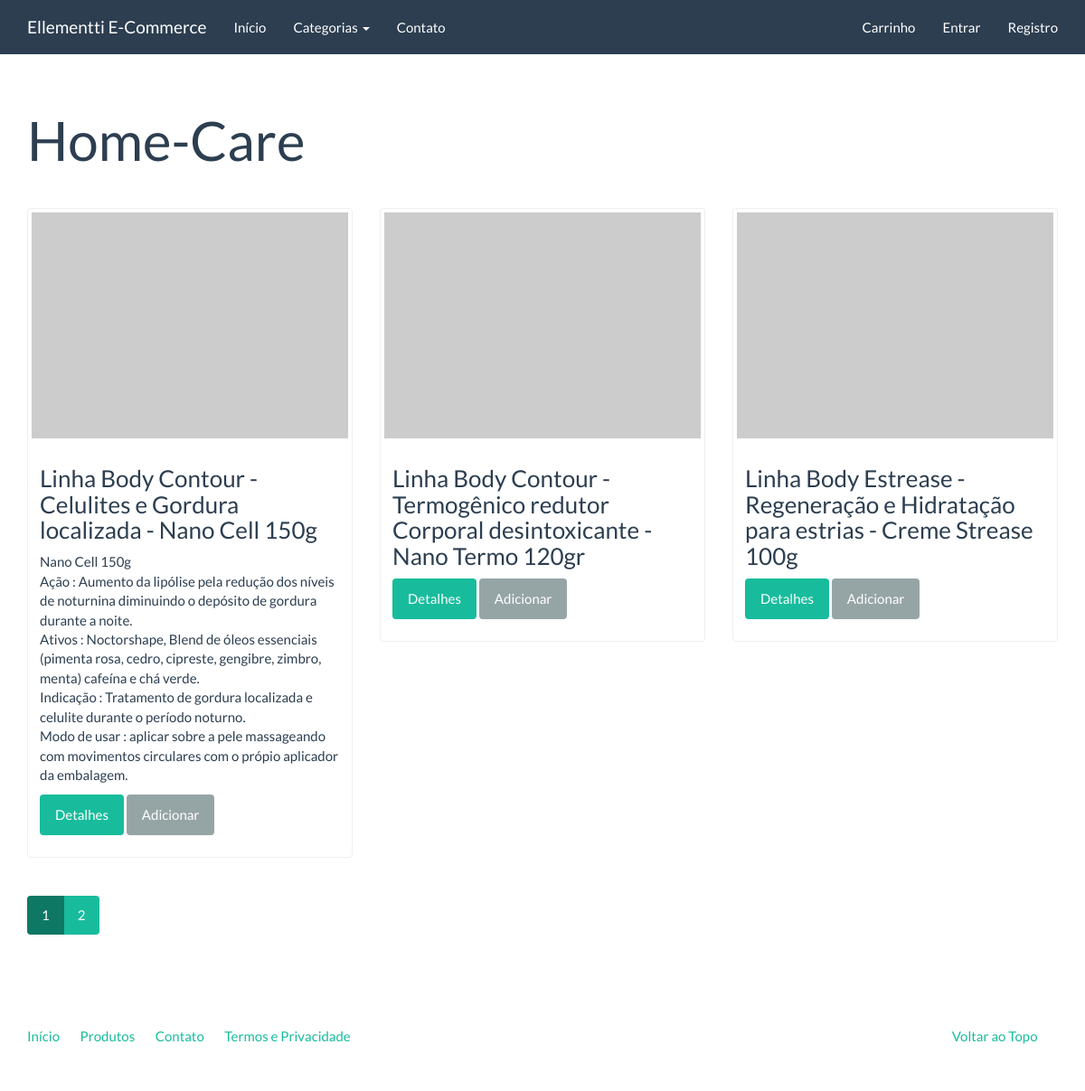
Page /catalogo/home-care/ on the committed database.
### catalog/models.py (models this page shows)
class Category(models.Model):
    name = models.CharField('Nome', max_length=100)
    slug = models.SlugField('Identificador', max_length=100)
    created = models.DateTimeField('Criado em', auto_now_add=True)
    modified = models.DateTimeField('Modificado em', auto_now=True)
    class Meta:
        verbose_name = 'Categoria'
        verbose_name_plural = 'Categorias'
        ordering = ['name']
    def __str__(self):
        return self.name
    def get_absolute_url(self):
        return reverse('catalog:category', kwargs={'slug': self.slug})

class Product(models.Model):
    name = models.CharField('Nome', max_length=100)
    slug = models.SlugField('Identificador', max_length=100)
    category = models.ForeignKey('catalog.Category', verbose_name='Categoria', on_delete=models.CASCADE)
    description = models.TextField('Descrição', blank=True)
    price = models.DecimalField('Preço', decimal_places=2, max_digits=8)
    created = models.DateTimeField('Criado em', auto_now_add=True)
    modified = models.DateTimeField('Modificado em', auto_now=True)
    class Meta:
        verbose_name = 'Produto'
        verbose_name_plural = 'Produtos'
        ordering = ['name']
    def __str__(self):
        return self.name
    def get_absolute_url(self):
        return reverse('catalog:product', kwargs={'slug': self.slug})

### catalog/views.py (the view)
class CategoryListView(generic.ListView):
    template_name = 'catalog/category.html'
    context_object_name = 'product_list'
    paginate_by = 3
    def get_queryset(self):
        return Product.objects.filter(category__slug=self.kwargs['slug'])
    def get_context_data(self, **kwargs):
        context = super(CategoryListView, self).get_context_data(**kwargs)
        context['current_category'] = get_object_or_404(Category, slug=self.kwargs['slug'])
        return context

### catalog/context_processors.py (called while the page is built)
def categories(request):
    return {
        'categories': Category.objects.all()
    }

### core/templatetags/pagination.py (called while the page is built)
@register.inclusion_tag('pagination.html')
def pagination(request, paginator, page_obj):
    context = {}
    context['paginator'] = paginator
    context['request'] = request
    context['page_obj'] = page_obj
    getvars = request.GET.copy()
    if 'page' in getvars:
        del getvars['page']
    if len(getvars) > 0:
        context['getvars'] = '&{0}'.format(getvars.urlencode())
    else:
        context['getvars'] = ''
    return context

### catalog/templates/catalog/category.html (shortened to what this page needs)
{% extends "base.html" %}
{% load pagination %}
{% block container %}
<div class="page-header">
    <h1>{{ current_category }}</h1>
</div>
<div class="row">
    {% for product in product_list %}
    {% include "catalog/_product.html" %}
    {% endfor %}
</div>
{% pagination request paginator page_obj %}
{% endblock %}

### core/templates/base.html (shortened to what this page needs)
<!DOCTYPE html>
{% load static %}
<html lang="en">
<head>
	<link rel="stylesheet" href="{% static 'assets/bootstrap.min.css' %}" media="screen" />
	<link rel="stylesheet" href="{% static 'assets/custom.min.css' %}" media="screen" />
	<link rel="stylesheet" href="{% static 'assets/extra.css' %}" media="screen" />
</head>
<body>
    <div class="navbar navbar-default navbar-fixed-top">
      <div class="container">
        <div class="navbar-header">
          <a href="" class="navbar-brand">Ellementti E-Commerce</a>
        </div>
        <div class="navbar-collapse collapse" id="navbar-main">
          <ul class="nav navbar-nav">
            <li>
              <a href="{% url 'index' %}">Início</a>
            </li>
            <li class="dropdown">
              <a class="dropdown-toggle" data-toggle="dropdown" href="{% url 'catalog:product_list' %}" id="download">Categorias <span class="caret"></span></a>
            </li>
							<li>
								<a href="{% url 'contact' %}">Contato</a>
							</li>
          </ul>
					<ul class="nav navbar-nav navbar-right">
			  				<li><a href="{% url 'checkout:cart_item' %}">Carrinho</a></li>
							{% if user.is_authenticated %}
							<li><a href="{% url 'accounts:index' %}">Conta</a></li>
							<li><a href="{% url 'logout' %}">Sair</a></li>
							{% else %}
							<li><a href="{% url 'login' %}">Entrar</a></li>
							<li><a href="{% url 'accounts:register' %}">Registro</a></li>
							{% endif %}
          </ul>
        </div>
      </div>
    </div>
    <div class="container margin-top">
				{% block container %}{% endblock%}
		<footer>
			<div class="row">
			  <div class="col-lg-12">
			    <ul class="list-unstyled">
			      <li class="pull-right"><a href="#top">Voltar ao Topo</a></li>
			      <li><a href="{% url 'index' %}">Início</a></li>
			      <li><a href="{% url 'catalog:product_list' %}">Produtos</a></li>
			      <li><a href="{% url 'contact' %}">Contato</a></li>
			      <li><a href="">Termos e Privacidade</a></li>
			    </ul>
			  </div>
			</div>
		</footer>
	</div>
</body>
</html>

### catalog/templates/catalog/_product.html
<div class="col-sm-6 col-md-4">
    <div class="thumbnail">
        <a href="{{ product.get_absolute_url }}">
            <img src="http://placehold.it/350x250" alt="" />
        </a>
        <div class="caption">
            <h3>{{ product }}</h3>
            {{ product.description|linebreaks }}
            <p><a href="{{ product.get_absolute_url }}" class="btn btn-success" role="button">Detalhes</a> <a href="{% url 'checkout:create_cartitem' product.slug %}" class="btn btn-default" role="button">Adicionar</a></p>
        </div>
    </div>
</div>

### core/templates/pagination.html
<div class="row">
    <div class="col-md-12">
      <nav>
        <ul class="pagination">
            {% for page in paginator.page_range %}
            <li{% if page_obj.number == page %} class="active"{% endif %}><a href="?page={{ page }}{{ getvars }}">{{ page }}</a></li>
            {% endfor %}
        </ul>
      </nav>
    </div>
</div>

### core/static/assets/extra.css (style rules this page uses)
.margin-top { margin-top: 2em; }

### rows in the picture
Category: name "Home-Care"
Product: name "Linha Body Contour - Celulites e Gordura localizada - Nano Cell 150g", description "Nano Cell 150g Ação : Aumento da lipólise pela redução dos níveis de noturnina diminuindo o depósito de gordura durante a noite. Ativos : Noctorshape, Blend de óleos essenciais (pimenta rosa, cedro, cipreste, gengibre, zimbro, menta) cafeína e chá verde. Indicação : Tratamento de gordura localizada e celulite durante o período noturno. Modo de usar : aplicar sobre a pele massageando com movimentos circulares com o própio aplicador da embalagem."
Product: name "Linha Body Contour - Termogênico redutor Corporal desintoxicante - Nano Termo 120gr"
Product: name "Linha Body Estrease - Regeneração e Hidratação para estrias - Creme Strease 100g"

### other values in the picture
{{ page }} "1" "2"
